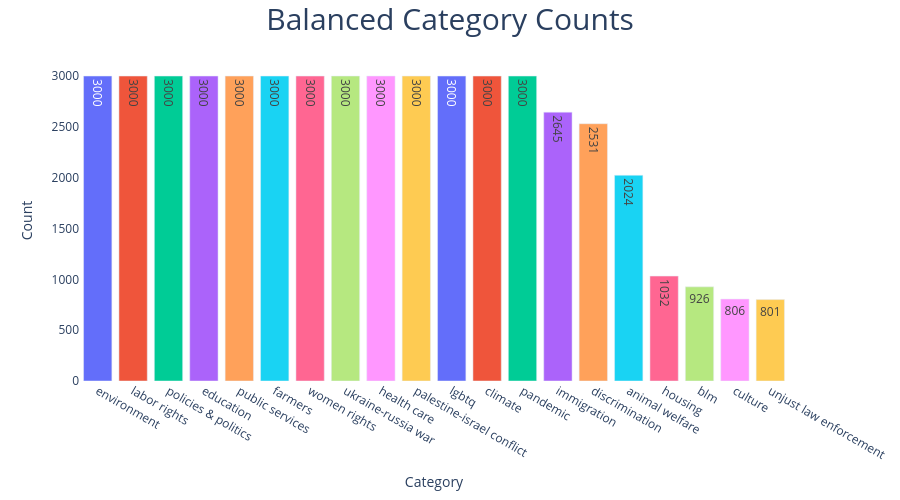

This figure's notebook cell:
### Markdown cell above
## 4. (Optional) Inspect the class distribution

### Code cell
import plotly.express as px
from plotly.offline import iplot, init_notebook_mode

init_notebook_mode(True)

counts = dataset['class'].value_counts()
fig = px.bar(x=counts.index, y=counts.values, color=counts.index, text=counts.values)
fig.update_traces(hovertemplate="Category:'%{x}' Counted: %{y}")
fig.update_layout(
    title={'text': 'Balanced Category Counts', 'x': 0.5, 'font': {'size': 30}},
    xaxis={'title': 'Category', 'showgrid': False},
    yaxis={'title': 'Count', 'showgrid': False},
    plot_bgcolor='white', width=900, height=500, showlegend=False,
)
iplot(fig)

### Figure 1 — Plotly figure (JSON) as saved in the notebook; plotly's stock layout.template omitted (floating-point values rounded to 4 significant figures)
{"data": [{"hovertemplate": "Category:'%{x}' Counted: %{y}", "legendgroup": "environment", "marker": {"color": "#636efa", "pattern": {"shape": ""}}, "name": "environment", "orientation": "v", "showlegend": true, "text": [3000.0], "textposition": "auto", "type": "bar", "x": ["environment"], "xaxis": "x", "y": [3000], "yaxis": "y"}, {"hovertemplate": "Category:'%{x}' Counted: %{y}", "legendgroup": "labor rights", "marker": {"color": "#EF553B", "pattern": {"shape": ""}}, "name": "labor rights", "orientation": "v", "showlegend": true, "text": [3000.0], "textposition": "auto", "type": "bar", "x": ["labor rights"], "xaxis": "x", "y": [3000], "yaxis": "y"}, {"hovertemplate": "Category:'%{x}' Counted: %{y}", "legendgroup": "policies & politics", "marker": {"color": "#00cc96", "pattern": {"shape": ""}}, "name": "policies & politics", "orientation": "v", "showlegend": true, "text": [3000.0], "textposition": "auto", "type": "bar", "x": ["policies & politics"], "xaxis": "x", "y": [3000], "yaxis": "y"}, {"hovertemplate": "Category:'%{x}' Counted: %{y}", "legendgroup": "education", "marker": {"color": "#ab63fa", "pattern": {"shape": ""}}, "name": "education", "orientation": "v", "showlegend": true, "text": [3000.0], "textposition": "auto", "type": "bar", "x": ["education"], "xaxis": "x", "y": [3000], "yaxis": "y"}, {"hovertemplate": "Category:'%{x}' Counted: %{y}", "legendgroup": "public services", "marker": {"color": "#FFA15A", "pattern": {"shape": ""}}, "name": "public services", "orientation": "v", "showlegend": true, "text": [3000.0], "textposition": "auto", "type": "bar", "x": ["public services"], "xaxis": "x", "y": [3000], "yaxis": "y"}, {"hovertemplate": "Category:'%{x}' Counted: %{y}", "legendgroup": "farmers", "marker": {"color": "#19d3f3", "pattern": {"shape": ""}}, "name": "farmers", "orientation": "v", "showlegend": true, "text": [3000.0], "textposition": "auto", "type": "bar", "x": ["farmers"], "xaxis": "x", "y": [3000], "yaxis": "y"}, {"hovertemplate": "Category:'%{x}' Counted: %{y}", "legendgroup": "women rights", "marker": {"color": "#FF6692", "pattern": {"shape": ""}}, "name": "women rights", "orientation": "v", "showlegend": true, "text": [3000.0], "textposition": "auto", "type": "bar", "x": ["women rights"], "xaxis": "x", "y": [3000], "yaxis": "y"}, {"hovertemplate": "Category:'%{x}' Counted: %{y}", "legendgroup": "ukraine-russia war", "marker": {"color": "#B6E880", "pattern": {"shape": ""}}, "name": "ukraine-russia war", "orientation": "v", "showlegend": true, "text": [3000.0], "textposition": "auto", "type": "bar", "x": ["ukraine-russia war"], "xaxis": "x", "y": [3000], "yaxis": "y"}, {"hovertemplate": "Category:'%{x}' Counted: %{y}", "legendgroup": "health care", "marker": {"color": "#FF97FF", "pattern": {"shape": ""}}, "name": "health care", "orientation": "v", "showlegend": true, "text": [3000.0], "textposition": "auto", "type": "bar", "x": ["health care"], "xaxis": "x", "y": [3000], "yaxis": "y"}, {"hovertemplate": "Category:'%{x}' Counted: %{y}", "legendgroup": "palestine-israel conflict", "marker": {"color": "#FECB52", "pattern": {"shape": ""}}, "name": "palestine-israel conflict", "orientation": "v", "showlegend": true, "text": [3000.0], "textposition": "auto", "type": "bar", "x": ["palestine-israel conflict"], "xaxis": "x", "y": [3000], "yaxis": "y"}, {"hovertemplate": "Category:'%{x}' Counted: %{y}", "legendgroup": "lgbtq", "marker": {"color": "#636efa", "pattern": {"shape": ""}}, "name": "lgbtq", "orientation": "v", "showlegend": true, "text": [3000.0], "textposition": "auto", "type": "bar", "x": ["lgbtq"], "xaxis": "x", "y": [3000], "yaxis": "y"}, {"hovertemplate": "Category:'%{x}' Counted: %{y}", "legendgroup": "climate", "marker": {"color": "#EF553B", "pattern": {"shape": ""}}, "name": "climate", "orientation": "v", "showlegend": true, "text": [3000.0], "textposition": "auto", "type": "bar", "x": ["climate"], "xaxis": "x", "y": [3000], "yaxis": "y"}, {"hovertemplate": "Category:'%{x}' Counted: %{y}", "legendgroup": "pandemic", "marker": {"color": "#00cc96", "pattern": {"shape": ""}}, "name": "pandemic", "orientation": "v", "showlegend": true, "text": [3000.0], "textposition": "auto", "type": "bar", "x": ["pandemic"], "xaxis": "x", "y": [3000], "yaxis": "y"}, {"hovertemplate": "Category:'%{x}' Counted: %{y}", "legendgroup": "immigration", "marker": {"color": "#ab63fa", "pattern": {"shape": ""}}, "name": "immigration", "orientation": "v", "showlegend": true, "text": [2645.0], "textposition": "auto", "type": "bar", "x": ["immigration"], "xaxis": "x", "y": [2645], "yaxis": "y"}, {"hovertemplate": "Category:'%{x}' Counted: %{y}", "legendgroup": "discrimination", "marker": {"color": "#FFA15A", "pattern": {"shape": ""}}, "name": "discrimination", "orientation": "v", "showlegend": true, "text": [2531.0], "textposition": "auto", "type": "bar", "x": ["discrimination"], "xaxis": "x", "y": [2531], "yaxis": "y"}, {"hovertemplate": "Category:'%{x}' Counted: %{y}", "legendgroup": "animal welfare", "marker": {"color": "#19d3f3", "pattern": {"shape": ""}}, "name": "animal welfare", "orientation": "v", "showlegend": true, "text": [2024.0], "textposition": "auto", "type": "bar", "x": ["animal welfare"], "xaxis": "x", "y": [2024], "yaxis": "y"}, {"hovertemplate": "Category:'%{x}' Counted: %{y}", "legendgroup": "housing", "marker": {"color": "#FF6692", "pattern": {"shape": ""}}, "name": "housing", "orientation": "v", "showlegend": true, "text": [1032.0], "textposition": "auto", "type": "bar", "x": ["housing"], "xaxis": "x", "y": [1032], "yaxis": "y"}, {"hovertemplate": "Category:'%{x}' Counted: %{y}", "legendgroup": "blm", "marker": {"color": "#B6E880", "pattern": {"shape": ""}}, "name": "blm", "orientation": "v", "showlegend": true, "text": [926.0], "textposition": "auto", "type": "bar", "x": ["blm"], "xaxis": "x", "y": [926], "yaxis": "y"}, {"hovertemplate": "Category:'%{x}' Counted: %{y}", "legendgroup": "culture", "marker": {"color": "#FF97FF", "pattern": {"shape": ""}}, "name": "culture", "orientation": "v", "showlegend": true, "text": [806.0], "textposition": "auto", "type": "bar", "x": ["culture"], "xaxis": "x", "y": [806], "yaxis": "y"}, {"hovertemplate": "Category:'%{x}' Counted: %{y}", "legendgroup": "unjust law enforcement", "marker": {"color": "#FECB52", "pattern": {"shape": ""}}, "name": "unjust law enforcement", "orientation": "v", "showlegend": true, "text": [801.0], "textposition": "auto", "type": "bar", "x": ["unjust law enforcement"], "xaxis": "x", "y": [801], "yaxis": "y"}], "layout": {"barmode": "relative", "height": 500, "legend": {"title": {"text": "color"}, "tracegroupgap": 0}, "margin": {"t": 60}, "plot_bgcolor": "white", "showlegend": false, "title": {"font": {"size": 30}, "text": "Balanced Category Counts", "x": 0.5}, "width": 900, "xaxis": {"anchor": "y", "domain": [0.0, 1.0], "showgrid": false, "title": {"text": "Category"}}, "yaxis": {"anchor": "x", "domain": [0.0, 1.0], "showgrid": false, "title": {"text": "Count"}}}}
